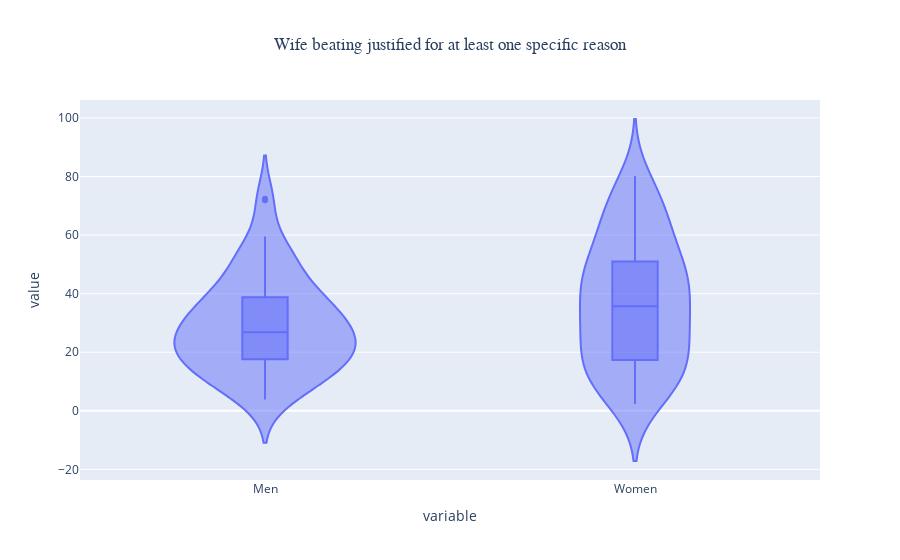

Notebook code for this chart:
### Code cell
# Distributions
x = "Wife beating justified for at least one specific reason"
y = "Physical violence committed by husband/partner in last 12 months"

y_list = [x + " [Men]", x + " [Women]"]

temp = df[y_list].copy().rename(dict(zip(y_list,["Men", "Women"])),axis=1)
fig = px.violin(temp,box=True,title=x)
fig.update_layout(title=dict(x=0.5,font=dict(family='Futura')))
fig.show()

### Figure 1 — Plotly figure (JSON) as saved in the notebook; plotly's stock layout.template omitted (floating-point values rounded to 4 significant figures; data arrays with more than 128 entries replaced by an {"elided": "..."} marker saying what was removed)
{"data": [{"alignmentgroup": "True", "box": {"visible": true}, "hovertemplate": "variable=%{x}<br>value=%{y}<extra></extra>", "legendgroup": "", "marker": {"color": "#636efa"}, "name": "", "offsetgroup": "", "orientation": "v", "scalegroup": "True", "showlegend": false, "type": "violin", "x": {"elided": "142 str values"}, "x0": " ", "xaxis": "x", "y": {"elided": "142 float values"}, "y0": " ", "yaxis": "y"}], "layout": {"autosize": true, "legend": {"tracegroupgap": 0}, "title": {"font": {"family": "Futura"}, "text": "Wife beating justified for at least one specific reason", "x": 0.5}, "violinmode": "group", "xaxis": {"anchor": "y", "autorange": true, "domain": [0, 1], "range": [-0.5, 1.5], "title": {"text": "variable"}, "type": "category"}, "yaxis": {"anchor": "x", "autorange": true, "domain": [0, 1], "range": [-23.62, 106.1], "title": {"text": "value"}, "type": "linear"}}}
